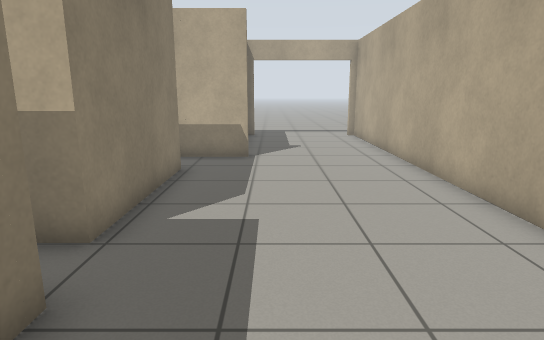
view 1 (above)

16 first-person views from a walk through a robot-simulator world made for Gazebo. The camera is 1.1 m above the floor, tilts 12° down and sees 75° across. The floor is counted in squares, 0.5 m on a side. Each view is taken from the middle of a square. On the plan, view 1 faces up. The plan holds only what a view shows up to about 19 squares ahead; the rest is blank.

view 2
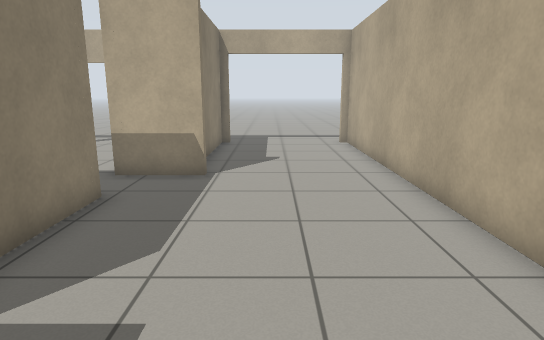

view 3
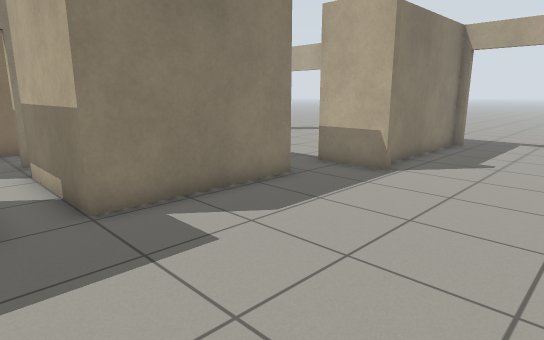

view 4
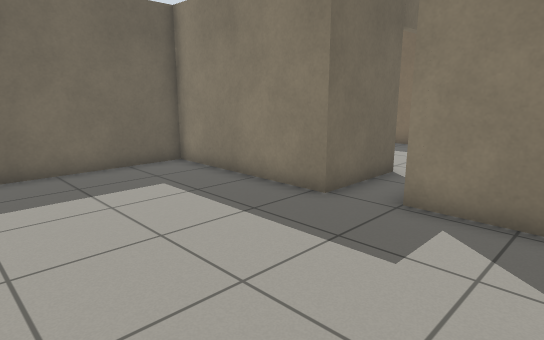

view 5
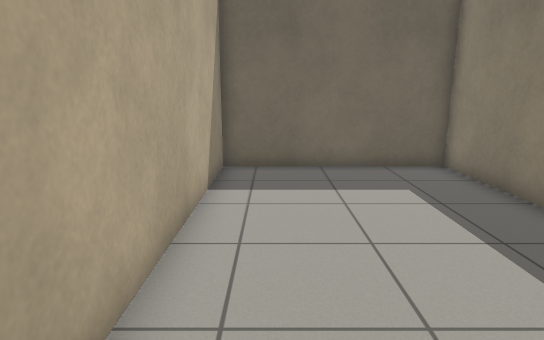

view 6
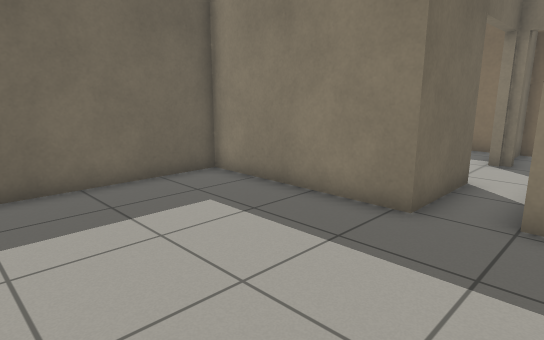

view 7
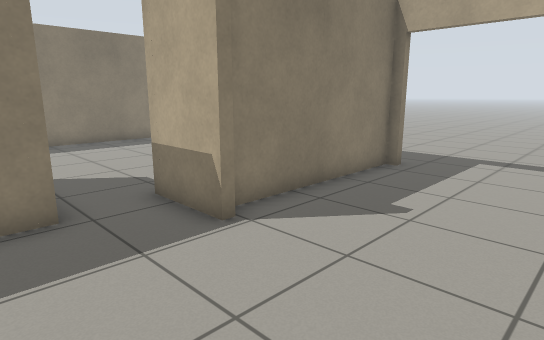

view 8
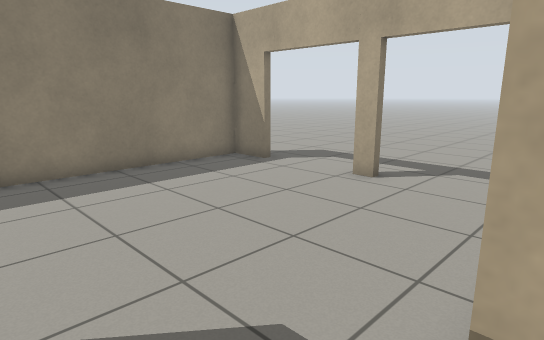

view 9
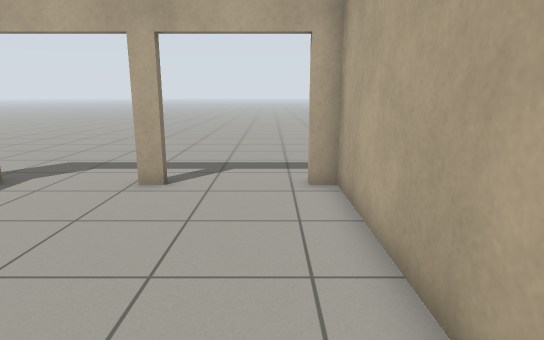

view 10
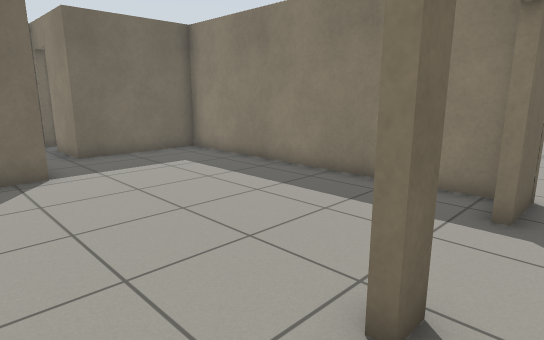

view 11
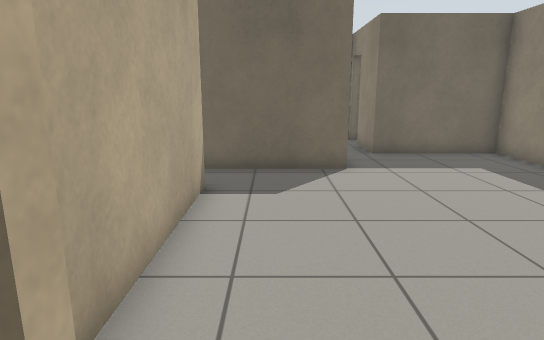

view 12
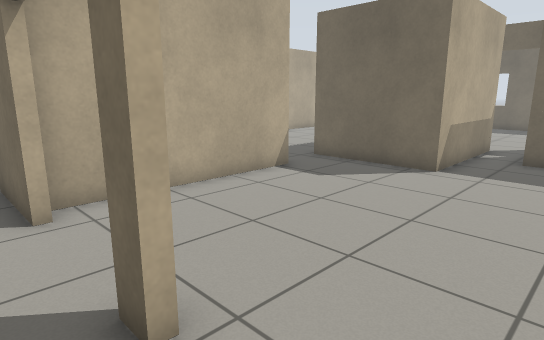

view 13
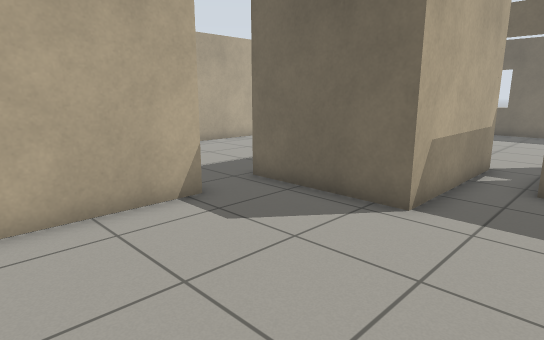

view 14
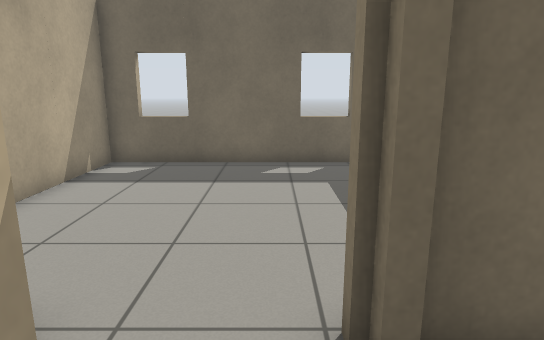

view 15
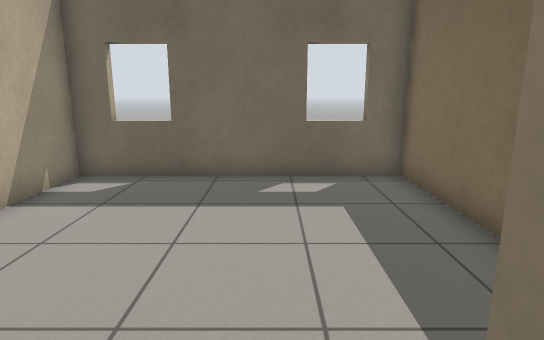

view 16
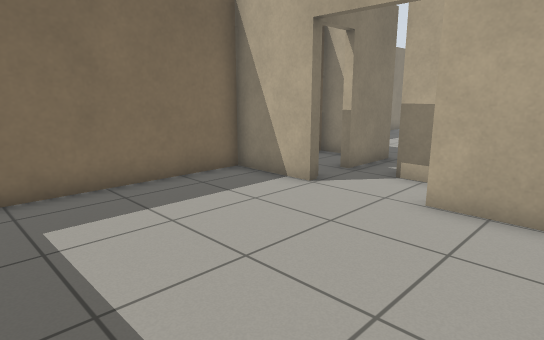

### Floor plan
Points are (right, up) in squares from view 1. A wall is a line through its corners. A room is listed if a view was taken in it or the views show most of it. See-through windows are left out.
Room 1 (views 1, 2, 3, 4, 5, 6, 7, 8, 15)
walls: (-2.7, 10.5) (-2.7, 5) (-7.3, 5); (-0.9, 13) (-0.9, 12.6) (-3.4, 12.6); (-5.8, 3.3) (-2.4, 3.3) (-2.4, -2.9) (4.5, -2.9) (4.5, 19.5) (4.1, 19.5); (-0.9, 19.5) (-1.3, 19.5) (-1.3, 13.2)
ways out: opening at (-8, 4) to room 2; opening at (-3, 11.5) to room 2; open door at (1.5, 20) to room 3; open door at (-7, 3) to room 4
Room 2 (views 9, 13, 14)
walls: (-7.6, 19.5) (-8.4, 19.5); (-3.4, 12.6) (-3.4, 19.5) (-4.1, 19.5); (-11.9, 19.5) (-13.5, 19.5) (-13.5, 7.7) (-8.8, 7.7) (-8.8, 5.1); (-7.3, 5) (-7.3, 10.5) (-2.7, 10.5)
ways out: opening at (-8, 4) to room 1; opening at (-3, 11.5) to room 1; open door at (-10.5, 20) to room 3; open door at (-5.5, 20) to room 3; open door at (-9, 4.5) to room 5
Room 3 (views 10, 11, 12)
walls: (-4.1, 19.8) (-1, 19.8); (-8.4, 19.8) (-7.6, 19.8); (-13.9, 19.8) (-11.9, 19.8)
ways out: open door at (1.5, 20) to room 1; open door at (-10.5, 20) to room 2; open door at (-5.5, 20) to room 2
Room 4 (view 16)
walls: (-8.8, 3) (-11.6, 3) (-11.6, -5.6) (-2.7, -5.6) (-2.7, -1); (-3.6, 3) (-5.8, 3)
ways out: open door at (-7, 3) to room 1
Room 5 (no view inside)
walls: (-11.6, 5.6) (-11.6, 3.3) (-9.1, 3.3); (-10.5, 7.4) (-11.6, 7.4)
ways out: open door at (-9, 4.5) to room 2

Where each view was taken, in squares from view 1:
view 1: 0 up, 0 right, facing up
view 2: 3 up, 1 right, facing up
view 3: 3 up, 4 right, facing up-left
view 4: 8 up, 4 right, facing down-left
view 5: 8 up, 3 right, facing down
view 6: 6 up, 4 right, facing down-left
view 7: 9 up, 4 right, facing up-left
view 8: 11 up, 3 left, facing up-left
view 9: 11 up, 5 left, facing up
view 10: 21 up, 5 left, facing down-left
view 11: 21 up, 5 left, facing down
view 12: 21 up, 11 left, facing down-right
view 13: 17 up, 10 left, facing down-right
view 14: 6 up, 8 left, facing down
view 15: 4 up, 8 left, facing down
view 16: 4 down, 3 left, facing up-left
